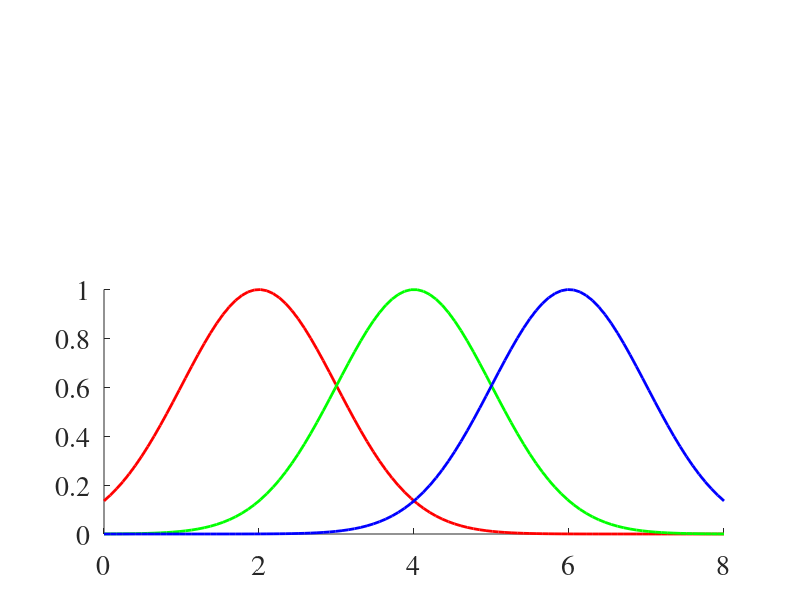

Here is the MATLAB script that generated this plot: (Note: this script raises an error after producing the figure.)
% DEMBASISSAMPLE Do a simple demo of a basis function.


lengthScale = 1;
locationParams = [2 4 6];
numPoints = 100;
numFuncs = 3;


fontName = 'times';
randn('seed', 1e6)
rand('seed', 1e6)

minLim = min(locationParams)-2*lengthScale;
maxLim = max(locationParams)+2*lengthScale;

colors = {'r', 'g', 'b'}

figure
hold on
basisFunctions = zeros(numPoints, length(locationParams));
t = linspace(minLim, maxLim, numPoints)';
for i = 1:length(locationParams)
  tcentred = t - locationParams(i);
  basisFunctions(:, i) = exp(-tcentred.*tcentred/(2*(lengthScale^2)));
  a = plot(t, basisFunctions(:, i), colors{i});
  set(a, 'linewidth', 2);  
end
pos = get(gca, 'position');
origpos = pos;
%pos(3) = pos(3)/2;
pos(4) = pos(4)/2;
set(gca, 'position', pos);
set(gca, 'fontname', fontName);
set(gca, 'fontsize', 20);
printPlot(['demBasisSample', num2str(0)], '../tex/diagrams/', '../html/')

for i=1:numFuncs
  figure
  w = randn(length(locationParams), 1);
  f = basisFunctions*w;
  a = plot(t, f, 'k');
  pos = get(gca, 'position');
  origpos = pos;
  pos(4) = pos(4)/2;
  set(gca, 'position', pos);
  disp(w)
  set(a, 'linewidth', 2);
  set(gca, 'fontname', fontName);
  set(gca, 'fontsize', 20);
  printPlot(['demBasisSample', num2str(i)], '../tex/diagrams/', '../html/')
end

